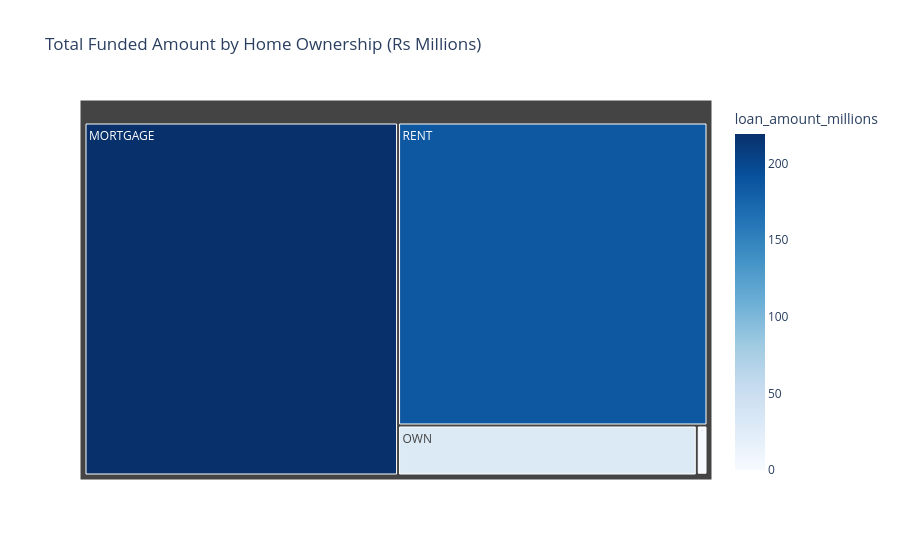

The cell this chart's notebook holds for it:
### Markdown cell above
### Home Ownership by Total Funded amount

### Code cell
home_funding = df.groupby('home_ownership')['loan_amount'].sum().reset_index()
home_funding['loan_amount_millions'] = home_funding['loan_amount']/1000000

fig = px.treemap(
    home_funding,
    path=['home_ownership'],
    values='loan_amount_millions',
    color='loan_amount_millions',
    color_continuous_scale='Blues',
    title='Total Funded Amount by Home Ownership (Rs Millions)'
)

fig.show()

### Figure 1 — Plotly figure (JSON) as saved in the notebook; plotly's stock layout.template omitted (floating-point values rounded to 4 significant figures)
{"data": [{"branchvalues": "total", "customdata": [[219.3], [0.0168], [1.045], [29.6], [185.8]], "domain": {"x": [0, 1], "y": [0, 1]}, "hovertemplate": "labels=%{label}<br>loan_amount_millions_sum=%{value}<br>parent=%{parent}<br>id=%{id}<br>loan_amount_millions=%{color}<extra></extra>", "ids": ["MORTGAGE", "NONE", "OTHER", "OWN", "RENT"], "labels": ["MORTGAGE", "NONE", "OTHER", "OWN", "RENT"], "marker": {"coloraxis": "coloraxis", "colors": [219.3, 0.0168, 1.045, 29.6, 185.8]}, "name": "", "parents": ["", "", "", "", ""], "type": "treemap", "values": [219.3, 0.0168, 1.045, 29.6, 185.8]}], "layout": {"coloraxis": {"colorbar": {"title": {"text": "loan_amount_millions"}}, "colorscale": [[0, "rgb(247,251,255)"], [0.125, "rgb(222,235,247)"], [0.25, "rgb(198,219,239)"], [0.375, "rgb(158,202,225)"], [0.5, "rgb(107,174,214)"], [0.625, "rgb(66,146,198)"], [0.75, "rgb(33,113,181)"], [0.875, "rgb(8,81,156)"], [1, "rgb(8,48,107)"]]}, "legend": {"tracegroupgap": 0}, "title": {"text": "Total Funded Amount by Home Ownership (Rs Millions)"}}}
